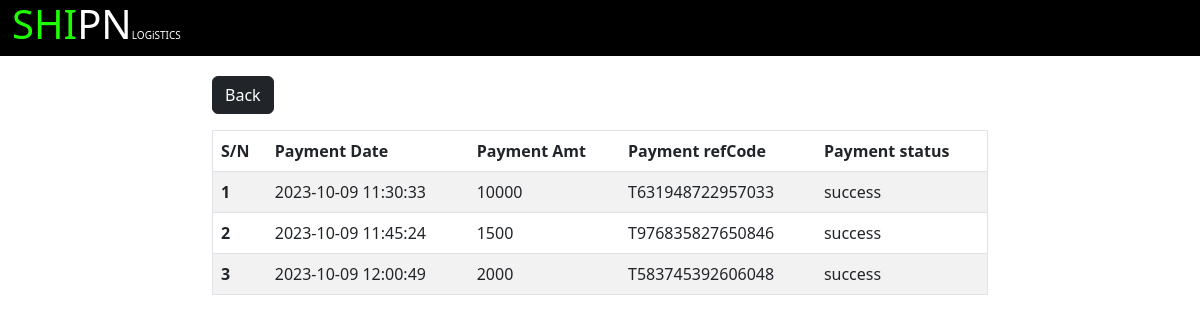
/transact.php (signed in), run on the app's committed database.
### tables this page shows
CREATE TABLE `payments` (
  `pay_id` int(11) NOT NULL,
  `pay_date` datetime NOT NULL DEFAULT current_timestamp(),
  `pay_amount` float NOT NULL,
  `pay_refcode` varchar(225) NOT NULL,
  `pay_data` text NOT NULL,
  `user_payid` int(11) NOT NULL,
  `prod_payid` int(11) NOT NULL,
  `pay_status` varchar(50) NOT NULL
);

### classes/Db.php (called while the page is built, shortened)
<?php
class Db{
    private $dbHost=DBHOST;
    private $dbUser=DBUSER;
    private $dbName=DBNAME;
    private $dbPassword=DBPASS;
   public $conn;
   public function connect(){
      $dsn="mysql:host=$this->dbHost;dbname=$this->dbName";
      $options=[
        PDO::ATTR_ERRMODE=>PDO::ERRMODE_EXCEPTION
      ];
      try {
       $this->conn=new PDO($dsn,$this->dbUser,$this->dbPassword,$options);
       } catch (Exception $e) {
        echo $e->getMessage();
      }
       return $this->conn;
   }
}
?>

### classes/User.php (called while the page is built, shortened)
<?php
include_once "Db.php";
 class User extends Db{
    public function fetch_user_details($user_id){
      $sql="SELECT * FROM users WHERE  user_id = ?";
      $stmt=$this->connect()->prepare($sql);
      $stmt->bindParam(1,$user_id,PDO::PARAM_INT);
      $stmt->execute();
      $user=$stmt->fetch(PDO::FETCH_ASSOC);
      return $user;
    }
}
?>

### classes/Pay.php (called while the page is built, shortened)
<?php
      require_once "Db.php";
   class Pay extends Db{
public function fetch_payment($user_payid){
    $sql="SELECT * FROM payments WHERE user_payid=?";
    $stmt=$this->connect()->prepare($sql);
    $stmt->bindParam(1,$user_payid,PDO::PARAM_INT);
    $stmt->execute();
    $response=$stmt->fetchAll(PDO::FETCH_ASSOC);
    return $response;
}
}
?>

### transact.php (the view, shortened to what this page needs)
<?php
require_once "classes/Pay.php";
include_once "classes/User.php";
if(isset($_SESSION["user_id"])){
    $user_id=$_SESSION["user_id"];
    $userr=new User();
     $user=$userr->fetch_user_details($user_id);
          $final_user_id =$user['user_id'];
        }
$pay1= new Pay();
$payments=$pay1->fetch_payment($final_user_id);
?>
<!DOCTYPE html>
<html lang="en">
<head>
    <link href="assets/bootstrap/css/bootstrap.min.css" rel="stylesheet" type="text/css">
    <link href="assets/fontawesome/css/all.min.css" rel="stylesheet" type="text/css">
</head>
<body>
    <div class="container-fluid">
        <div class="row" style="background-color: black;">
            <div class="col-12">
                      <h1>SHI<span>PN</span><span style="font-size: 10px;">LOGiSTICS</span></h1>
                </div>
            </div>
            <div class="row">
                <div class="col-12"style="width: 800px;margin:auto">
                    <div style="margin-top: 20px;">
                        <form action="services.php" method="post">
                            <button class="btn btn-dark">Back</button>
                        </form>
                    </div>
                      <div class="row">
                        <div class="col-12">
                     <table class="table table-striped my-3" border=1>
                        <thead>
                            <th>S/N</th>
                            <th>Payment Date</th>
                            <th>Payment Amt</th>
                            <th>Payment refCode</th>
                            <th>Payment status</th>
                        </thead>
                        <?php $sn= 1  ?>
                        <?php  foreach($payments as $payd){  ;?>
                        <tr>
                        <th><?php echo $sn++?></th>
                         <td><?php echo $payd["pay_date"]?></td>
                         <td><?php echo $payd["pay_amount"]?></td>
                         <td><?php echo $payd["pay_refcode"]?></td>
                         <td><?php echo $payd["pay_status"]?></td>
                        </tr>
                        <?php    }  ; ?>
                     </table>
                     </div>
                     </div>
                    </div>
                </div>
                </div>
</body>
</html>

### data on the page
payments: pay_date "2023-10-09 11:30:33", pay_amount "10000", pay_refcode "T631948722957033", pay_status "success"
payments: pay_date "2023-10-09 11:45:24", pay_amount "1500", pay_refcode "T976835827650846", pay_status "success"
payments: pay_date "2023-10-09 12:00:49", pay_amount "2000", pay_refcode "T583745392606048", pay_status "success"
